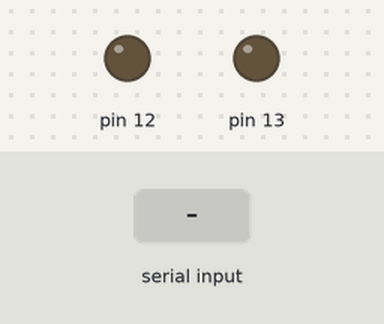
A sketch run on a simulated Arduino Leonardo, built with avr-gcc and run on an emulated ATmega32U4. On the bench: output pins drawn as LEDs (lit = HIGH). Dashed ring = blinking. The inputs (shaded band) are chosen by the test bench. What the sketch prints to the serial monitor is not drawn.

Above: at 0.1 s.
At 1.2 s:
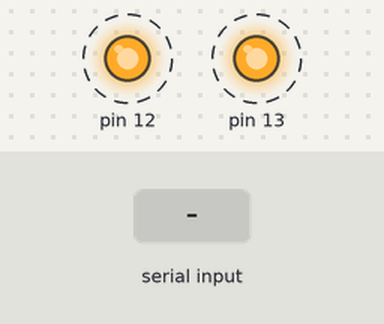
1.3 s: "1" received over Serial
4.3 s: "1" received over the second serial link
Timing chart, 0 to 13.3 s (numbered marks = the images above; inputs shaded):
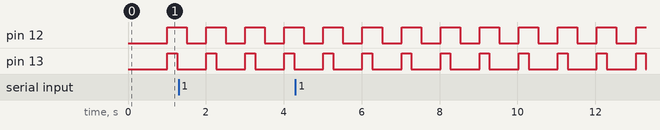

The sketch:

led.ino
```cpp
#include "led.h"

/**
 * Creates the led object
 *
 * This object sets up the pin at num + 11, forcing the user to
 * start at pin 11. The user will set the duty cycle of the pin
 * using set_percent.
 *
 * @param num Indicates what pin starting at 11 will be used
 * @param set_percent The duty cycle of the LED as a whole number
 * @return none
 */
led::led(uint8_t num, uint8_t set_percent)
{
    id = num;
    pin = pin + num;
    percentage = set_percent;
    pinMode(pin, OUTPUT);
}

/**
 * Destroys the led object
 *
 * This shouldn't run in your code, but this is required for
 * compilation
 *
 * @return none
 */
led::~led()
{
    Serial.print("goodnight");
}

/**
 * State machine code for LEDs
 *
 * This state machine blinks LEDs at a frequency of 1 Hz or a
 * period of 1 second. There is a periodic signal, the duty cycle
 * can be set. The period can be changed by modifying the ranges
 * of the if statements, but they should always produce some
 * periodic signal.
 *
 * @return none
 */
void led::led_state_machine()
{
    switch(ls)
    {
        case LS_ON:
            if(elapsed_time > (percentage * 10))
            {
                digitalWrite(pin, LOW);
                ls = LS_OFF;
            }
            break;
        case LS_OFF:
            if(elapsed_time > 1000)
            {
                elapsed_time = 0;
                digitalWrite(pin, HIGH);
                ls = LS_ON;
            }
            break;
        default:
            Serial.println("How did you even get here");
            break;
    }
}
```

input.ino
```cpp
// Let's try to keep everything input related here.
#define USER_BUFFER_SIZE 512

// the global input variable
char user_data[USER_BUFFER_SIZE];

// Checks if my serial or serial1 is used.
// Reads all data into user_data if so, and prints to dummy terminal.
void input_state_machine()
{

   // iterator for while loops
   uint8_t user_loop = 0;

   // check my serial if I typed anything
   while (Serial.available() > 0)
   {
      // reading in the data
      user_data[user_loop] = (char)Serial.read();

      // upping loop
      user_loop++;

      // delaying a little because signal may not have reached my buffer yet
      delay(5);

   }

   // The way a CPU recognizes the end of a string is by reading 0x00
   //   (that is just denoting zero in hexadecimal). By setting this
   //   to zero here, we can denote the end of the string we sent.
   user_data[user_loop] = 0;

   // Check if we just zeroed out the first element
   if(user_data[0] != 0) {
      Serial.print("Me: ");
      Serial.println(user_data);
      Serial1.write(user_data);
   }

   // This just means "set the data at user_data and the next 511 addresses to zero".
   //   But this number is relative to the USER_BUFFER_SIZE define.
   // A CS1428 way of doing this would be
   // for(int i = 0; i < 512; i++)
   //   user_data[i] = 0;
   //
   // It's just an easy one-liner.
   memset(user_data, 0, USER_BUFFER_SIZE);

   // Again, delay 5 ms.
   // FUN FACT: If I recall correctly, this is around 10 times LIGHTER
   //   than the delay function. So I try to use this method instead to
   //   make my code more efficient.
   for(uint8_t i = 0; i < 5; i++)
      delayMicroseconds(1000);

   // Reset the iterator
   user_loop = 0;

   // Check the RX1/TX1 pins
   while (Serial1.available() > 0)
   {
      // reading in the data
      user_data[user_loop] = (char)Serial1.read();

      // upping loop
      user_loop++;

      // delaying a little
      for(uint8_t i = 0; i < 5; i++)
         delayMicroseconds(1000);
   }

   // Null-terminate
   user_data[user_loop] = 0;

   // Check for used buffer
   if(user_data[0] != 0) {
      Serial.print("Guest: ");
      Serial.print(user_data);
   }

}
```

led.h
```cpp
#ifndef LED_H
#define LED_H

#include <elapsedMillis.h>

/**
 * Implementation of the LED with a timer to track its duty cycle.
 *
 * Each LED will be tied to an ID number. They will also connected
 * to a digital pin starting at D11. Each LED will have a soft timer
 * attached to it, so it can create a fake periodic signal.
 */
class led
{
private:
    uint8_t id;
    uint8_t percentage;
    uint8_t pin = 11;
    elapsedMillis elapsed_time = 0;

    /**
     * All the possible states for an LED.
     *
     * These states are used in the led_state_machine function.
     */
    typedef enum
    {
        LS_ON, // LED On
        LS_OFF // LED Off
    } led_state_type;

    // State variable
    led_state_type ls = LS_ON;

public:
    led(uint8_t num, uint8_t set_percent);
    ~led();

    void led_state_machine();
};

#endif
```

led_chat_state_machine.ino
```cpp
#include <avr/wdt.h>

#include "led.h"

// #defines are VERY useful tools for programmers when denoting numerical consts.
//   Think of them as keywords.
#define BAUD 9600

// setting up the classes
led led1 = led(1, 50);
led led2 = led(2, 25);

// standard setup function
void setup() {

   // setting up the interface in this file
   Serial.begin(BAUD);
   Serial1.begin(BAUD);

   // enabling the WDT
   wdt_enable(WDTO_1S);
}

// super loop
void loop() {

   // getting the input from the comm port
   input_state_machine();

   // updating led 1
   led1.led_state_machine();

   // updating led 2
   led2.led_state_machine();

   // petting the good boy
   wdt_reset();

}
```

Measured:
- by itself, pin 12: alternates HIGH for 0.50 s and LOW for 0.50 s
- by itself, pin 13: alternates HIGH for 0.25 s and LOW for 0.75 s
